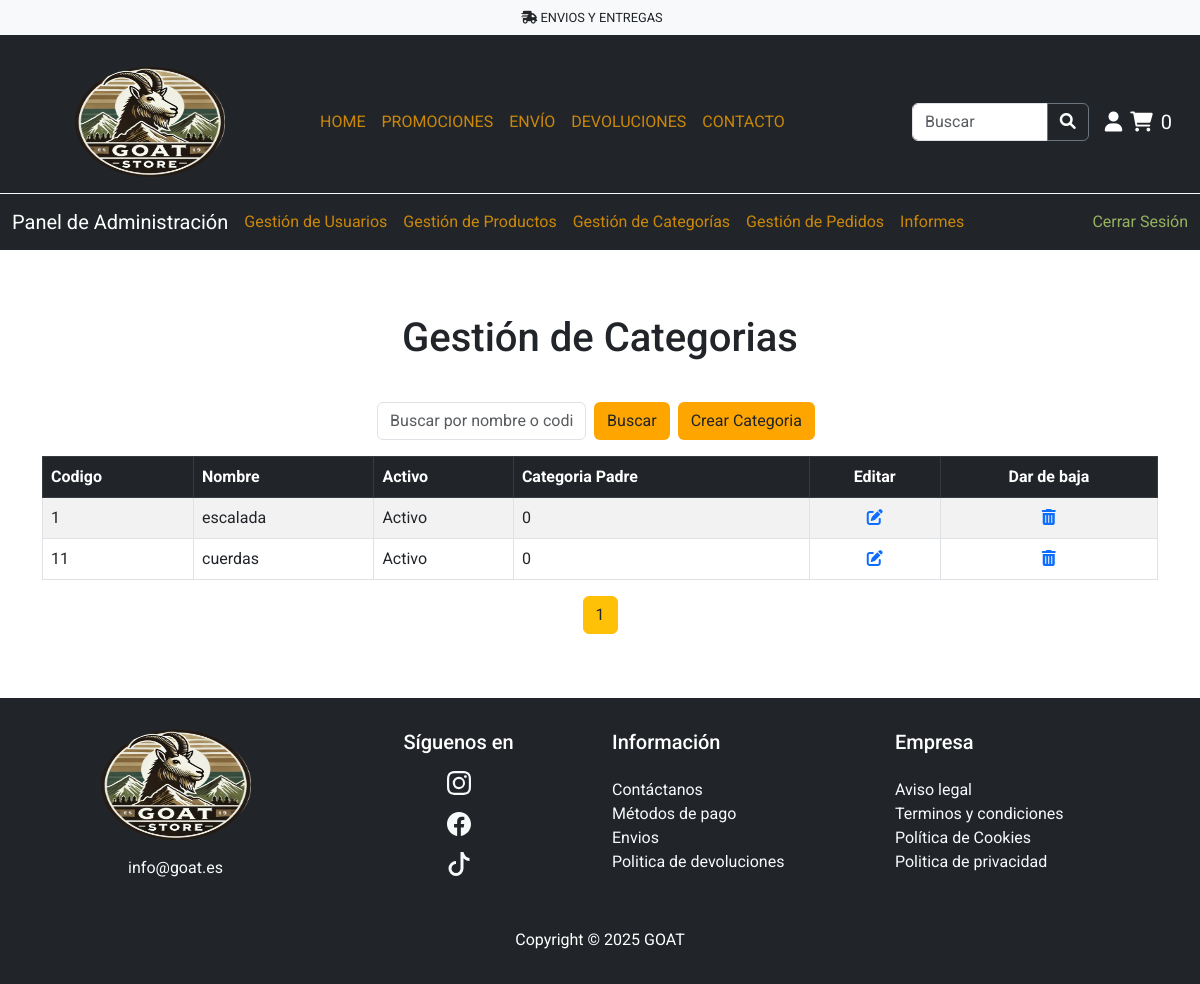
The page /paginas/gestion_categorias.php (signed in) on the database as committed earlier.
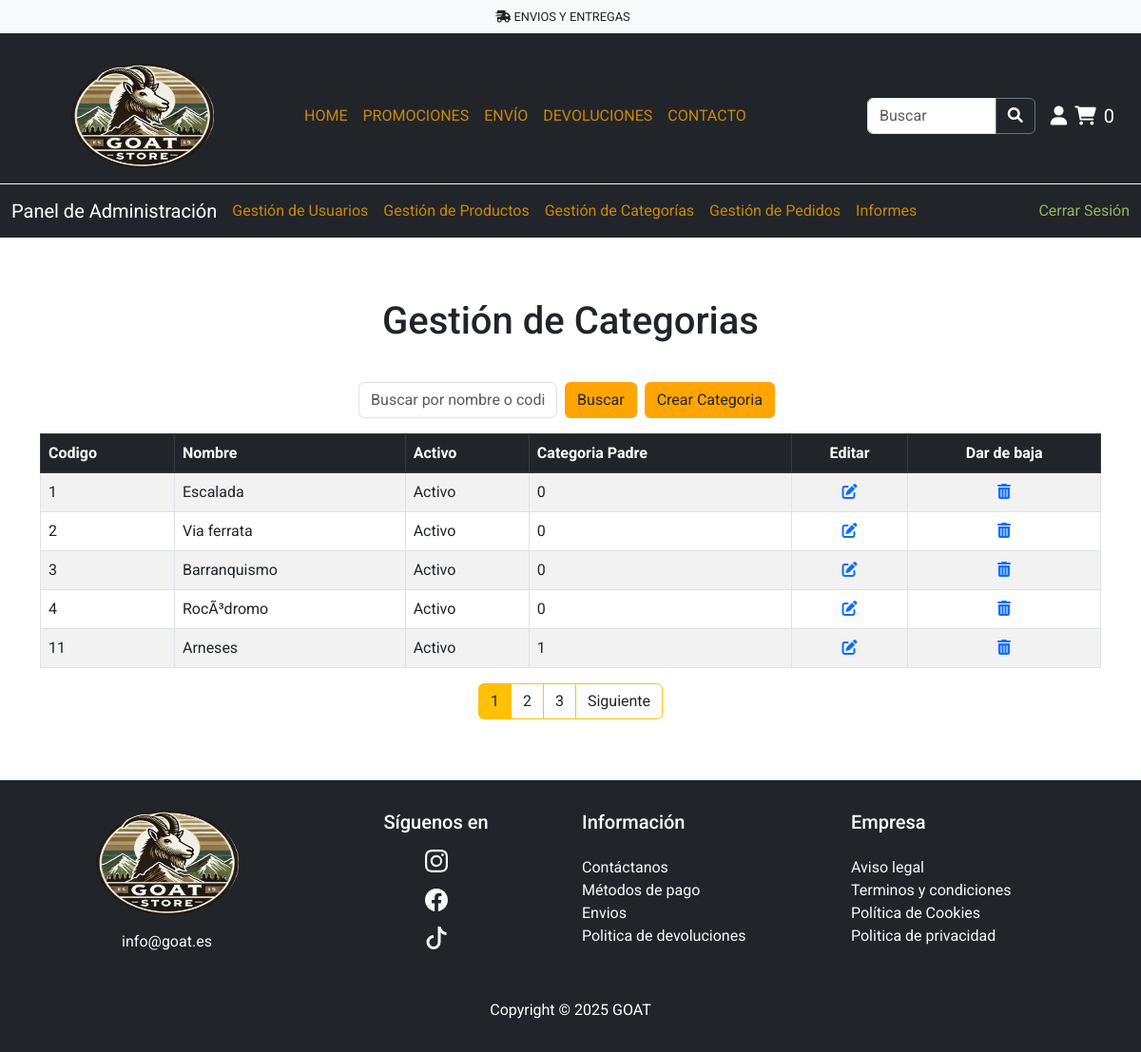
The same page on the database as committed later.
### tables this page shows
CREATE TABLE `categorias` (
  `codigo` int(11) NOT NULL,
  `nombre` varchar(50) NOT NULL,
  `activo` tinyint(1) NOT NULL,
  `codCategoriaPadre` int(11) NOT NULL
);

### gestores/GestorCategoria.php (called while the page is built, shortened)
<?php
require_once 'Categoria.php';
class GestorCategorias{
    private $db;
    public function __construct($db){
        $this ->db = $db;
    }
    public function obtenerCategorias(){
        $sql = "SELECT * FROM categorias";
        try {
            $stmt = $this->db->prepare($sql);
            $stmt->execute();
            $categorias = $stmt->fetchAll(PDO::FETCH_ASSOC);
            $lista_categorias = [];
            foreach ($categorias as $categoria) {
                $lista_categorias[] = new Categoria(
                 $categoria['codigo'],
                 $categoria['nombre'],
                 $categoria['activo'],
                 $categoria['codCategoriaPadre'],
                );}
            return $lista_categorias;
        } catch (PDOException $e) {
            echo "Error al obtener los productos: " . $e->getMessage();
            return false;
            }
        }
}

### gestores/Categoria.php (called while the page is built, shortened)
<?php
class Categoria {
    private $codigo;
    private $nombre;
    private $activo;
    private $codCategoriaPadre;
    public function __construct($codigo, $nombre, $activo, $codCategoriaPadre) {
        $this->codigo = $codigo;
        $this->nombre = $nombre;
        $this->activo = $activo;
        $this->codCategoriaPadre = $codCategoriaPadre;
    }
    public function getCodigo() {
        return $this->codigo;
    }
    public function getNombre() {
        return $this->nombre;
    }
    public function getActivo() {
        return $this->activo;
    }
    public function getcodCategoriaPadre() {
        return $this->codCategoriaPadre;
    }
}
?>

### paginas/gestion_categorias.php (the view, shortened to what this page needs)
<?php
require_once '../servidor/config.php';
include_once '../gestores/GestorCategoria.php';
include_once '../gestores/Categoria.php';
$db = conectar();
$gestor = new GestorCategorias($db);
$categorias = $gestor->obtenerCategorias();
$categoriasPorPagina = 5;
$pagina = isset($_GET['pagina']) ? (int) $_GET['pagina'] : 1;
$inicio = ($pagina - 1) * $categoriasPorPagina;
$categorias = $gestor->getCategoriasPag($inicio, $categoriasPorPagina);
$totalCategorias = count($gestor->obtenerCategorias());
$totalPaginas = ceil($totalCategorias / $categoriasPorPagina);
?>
<!DOCTYPE html>
<html lang="en">
<head>
    <link href="https://cdn.jsdelivr.net/npm/bootstrap@5.3.0/dist/css/bootstrap.min.css" rel="stylesheet">
    <link rel="stylesheet" href="https://cdnjs.cloudflare.com/ajax/libs/font-awesome/6.0.0-beta3/css/all.min.css">
    <link rel="stylesheet" href="../estilos/style1.css">
</head>
<body class="d-flex flex-column min-vh-100">
    <?php include '../plantillas/header.php' ?>
    <?php
    include '../plantillas/menuAdmin.php';
    ?>
    <div class="container my-5">
        <h1 class="text-center mt-3 mb-4">Gestión de Categorias</h1>
        <div class="d-flex ms-auto justify-content-center p-3">
            <form action="" method="GET" class="d-flex">
                <input type="text" name="buscar" class="form-control me-2" placeholder="Buscar por nombre o codigo">
                <button type="submit" class="btn bg-secondary-custom link-hover-custom me-2">Buscar</button>
            </form>
            <form action="alta_categoria.php" method="GET">
                <button type="submit" class="btn bg-secondary-custom link-hover-custom me-2">Crear Categoria</button>
            </form>
        </div>
        <div class="table-container">
            <table class="table table-striped table-bordered">
                <thead class="table-dark">
                    <tr>
                        <th>Codigo</th>
                        <th>Nombre</th>
                        <th>Activo</th>
                        <th>Categoria Padre</th>
                        <th class="text-center">Editar</th>
                        <th class="text-center">Dar de baja</th>
                    </tr>
                </thead>
                <tbody>
                    <?php foreach ($categorias as $categoria) { ?>
                        <tr>
                            <td><?php echo htmlspecialchars($categoria->getCodigo()); ?></td>
                            <td><?php echo htmlspecialchars($categoria->getNombre()); ?></td>
                            <td><?php echo htmlspecialchars($categoria->getActivo() == 1 ? 'Activo' : 'Inactivo'); ?></td>
                            <td><?php echo htmlspecialchars($categoria->getcodCategoriaPadre()); ?></td>
                            <td class="text-center">
                                <a
                                    href="editar_categoria.php?codigo=<?php echo htmlspecialchars($categoria->getCodigo()); ?>">
                                    <i class="fas fa-edit"></i>
                                </a>
                            </td>
                            <td class="text-center">
                                <a
                                    href="baja_categoria.php?codigo=<?php echo htmlspecialchars($categoria->getCodigo()); ?>">
                                    <i class="fas fa-trash-alt"></i>
                                </a>
                            </td>
                        </tr>
                    <?php } ?>
                </tbody>
            </table>
            <?php if (!isset($_GET['buscar'])) { ?>
                <nav>
                    <ul class="pagination justify-content-center">
                        <?php for ($i = 1; $i <= $totalPaginas; $i++): ?>
                            <li class="page-item">
                                <a class="page-link border border-warning text-dark <?= $pagina == $i ? 'active bg-warning text-dark' : '' ?>"
                                    href="?pagina=<?= $i ?>"><?= $i ?></a>
                            </li>
                        <?php endfor; ?>
                        <?php if ($pagina < $totalPaginas): ?>
                            <li class="page-item">
                                <a class="page-link border border-warning text-dark"
                                    href="?pagina=<?= $pagina + 1 ?>">Siguiente</a>
                            </li>
                        <?php endif; ?>
                    </ul>
                </nav>
            <?php } ?>
        </div>
    </div>
    <?php include '../plantillas/footer.php' ?>
</body>
</html>

### plantillas/header.php (shortened to what this page needs)
<?php
$numCarrito = isset($_SESSION['carrito']) ? count($_SESSION['carrito']) : 0;
?>
<header class="w-100 bg-white start-0 end-0">
    <div class="container-fluid">
        <div class="row">
            <div class="alert-top col-12 d-flex justify-content-center bg-light p-2" style="font-size: 0.8rem;">
                <a href="#" class="link-dark text-decoration-none me-3 text-dark">
                    <i class="fas fa-shipping-fast"></i>
                    ENVIOS Y ENTREGAS
                </a>
            </div>
        </div>
        <div class="row bg-dark align-items-center justify-content-between pt-3 border-bottom border-1 border-light">
            <div class="col-3 d-flex justify-content-center mt-3 mb-3">
                <a href="#">
                    <img src="/media/goat_logo_sin_fondo.png" alt="Logo GOAT" width="150" height="110">
                </a>
            </div>
            <div class="col-6 d-flex justify-content-start">
                <nav class="navbar navbar-expand-lg bg-dark">
                    <ul class="navbar-nav">
                        <li class="nav-item">
                            <a class="nav-link" href="../index.php">HOME</a>
                        </li>
                        <li class="nav-item">
                            <a class="nav-link" href="#">PROMOCIONES</a>
                        </li>
                        <li class="nav-item">
                            <a class="nav-link" href="#">ENVÍO</a>
                        </li>
                        <li class="nav-item">
                            <a class="nav-link" href="#">DEVOLUCIONES</a>
                        </li>
                        <li class="nav-item">
                            <a class="nav-link" href="#">CONTACTO</a>
                        </li>
                    </ul>
                </nav>
            </div>
            <div class="col-3 d-flex justify-content-end align-items-center">
                <form action="" method="get" class="d-flex me-3 w-100">
                    <div class="input-group w-100">
                        <input class="form-control" type="search" name="buscar" placeholder="Buscar" aria-label="Buscar">
                        <button class="btn btn-outline-secondary text-white" type="submit">
                            <i class="fa-solid fa-magnifying-glass"></i>
                        </button>
                    </div>
                </form>
                <a class="nav-link fs-5 me-2 text-white" href="/paginas/login.php" aria-label="Usuario">
                    <i class="fa-solid fa-user"></i>
                </a>
                <a class="nav-link fs-5 text-white d-flex align-items-center me-3" href="../paginas/carrito.php" aria-label="Carrito">
                    <i class="fas fa-shopping-cart me-2"></i>
                    <span><?= $numCarrito ?></span>
                </a>
            </div>
        </div>
    </div>
</header>

### plantillas/menuAdmin.php (shortened to what this page needs)
<?php
if (isset($_SESSION["rol"]) && $_SESSION['rol'] === 1){
?>
<nav class="navbar navbar-expand-lg navbar-dark bg-dark w-100">
        <div class="container-fluid">
            <a class="navbar-brand" href="/paginas/panel_administrador.php">Panel de Administración</a>
            <div class="collapse navbar-collapse" id="navbarNav">
                <ul class="navbar-nav">
                    <li class="nav-item me-3">
                        <a class="text-decoration-none text-color-custom " href="/paginas/gestion_usuarios.php">Gestión de Usuarios</a>
                    </li>
                    <li class="nav-item me-3">
                        <a class="text-decoration-none text-color-custom " href="/paginas/gestion_productos.php">Gestión de Productos</a>
                    </li>
                    <li class="nav-item me-3">
                        <a class="text-decoration-none text-color-custom " href="/paginas/gestion_categorias.php">Gestión de Categorías</a>
                    </li>
                    <li class="nav-item me-3">
                        <a class="text-decoration-none text-color-custom " href="/paginas/gestion_pedidos.php">Gestión de Pedidos</a>
                    </li>
                    <li class="nav-item me-3">
                        <a class="text-decoration-none text-color-custom " href="informes.php">Informes</a>
                    </li>
                </ul>
                <ul class="navbar-nav ms-auto">
                    <li class="nav-item">
                        <a class="text-decoration-none text-primary-custom" href="../servidor/logout.php">Cerrar Sesión</a>
                    </li>
                </ul>
            </div>
        </div>
    </nav>
    <?php } ?>

### plantillas/footer.php (shortened to what this page needs)
<footer class="w-100 bg-dark text-white mt-auto w-100">
    <div class="container-lg p-3 text-center">
        <div class="row justify-content-center pt-3">
            <div class="col-md-3 col-sm-6 mb-4">
                <div class="row justify-content-center">
                    <a href="#">
                        <img src="/media/goat_logo_sin_fondo.png" alt="logo goat" width="150"
                            height="110">
                    </a>
                </div>
                <div class="row pt-3 fs-6">
                    <a class="link-light link-underline-opacity-0 link-underline-opacity-75-hover"
                        href="mailto:info@goat.es">info@goat.es</a>
                </div>
            </div>
            <div class="col-md-3 col-sm-6 mb-4">
                <div class="row">
                    <h5>Síguenos en</h5>
                </div>
                <div class="row justify-content-center pt-2">
                    <div class="col-auto d-flex flex-column align-items-center gap-3">
                        <a href="https://www.instagram.com" target="_blank" class="text-light"
                            aria-label="Instagram">
                        </a>
                        <a href="https://www.facebook.com" target="_blank" class="text-light" aria-label="Facebook">
                        </a>
                        <a href="https://www.tiktok.com" target="_blank" class="text-light" aria-label="TikTok">
                            <svg xmlns="http://www.w3.org/2000/svg" width="24" height="24" fill="currentColor"
                                class="bi bi-tiktok" viewBox="0 0 16 16">
                                <path
                                    d="M9 0h1.98c.144.715.54 1.617 1.235 2.512C12.895 3.389 13.797 4 15 4v2c-1.753 0-3.07-.814-4-1.829V11a5 5 0 1 1-5-5v2a3 3 0 1 0 3 3z" />
                            </svg>
                        </a>
                    </div>
                </div>
            </div>
            <div class="col-md-3 col-sm-6 mb-4 text-start">
                <div class="row">
                    <h5>Información</h5>
                </div>
                <div class="pt-3">
                    <a class="link-light link-underline-opacity-0 link-underline-opacity-75-hover"
                        href="">Contáctanos</a><br>
                    <a class="link-light link-underline-opacity-0 link-underline-opacity-75-hover" href="">Métodos
                        de pago</a><br>
                    <a class="link-light link-underline-opacity-0 link-underline-opacity-75-hover"
                        href="">Envios</a><br>
                    <a class="link-light link-underline-opacity-0 link-underline-opacity-75-hover" href="">Politica
                        de devoluciones</a><br>
                </div>
            </div>
            <div class="col-md-3 col-sm-6 mb-4 text-start">
                <div class="row">
                    <h5>Empresa</h5>
                </div>
                <div class="pt-3 ">
                    <a class="link-light link-underline-opacity-0 link-underline-opacity-75-hover" href="">Aviso
                        legal</a><br>
                    <a class="link-light link-underline-opacity-0 link-underline-opacity-75-hover" href="">Terminos
                        y condiciones</a><br>
                    <a class="link-light link-underline-opacity-0 link-underline-opacity-75-hover" href="">Política
                        de Cookies</a><br>
                    <a class="link-light link-underline-opacity-0 link-underline-opacity-75-hover" href="">Politica
                        de privacidad</a><br>
                </div>
            </div>
        </div>
        <p class="mt-4">Copyright © 2025 GOAT</p>
    </div>
</footer>

### estilos/style1.css (style rules this page uses)
:root { --primary-color: rgb(150, 178, 97); --secondary-color: orange; --terciary-color: #929768; --text-color: rgb(202, 135, 10); --link-hover-color: rgb(202, 135, 10); }
body { font-family: "Roboto", sans-serif; }
.bg-secondary-custom { background-color: var(--secondary-color) !important; }
.text-primary-custom { color: var(--primary-color); }
.text-color-custom { color: var(--text-color); }
.navbar-nav .nav-link { color: var(--text-color); }

Rows that differ between the two databases and show on the page:
changed categorias id 1: nombre "escalada" → "Escalada"
added categorias: codigo "2", nombre "Via ferrata", activo "Activo", codCategoriaPadre "0"
added categorias: codigo "3", nombre "Barranquismo", activo "Activo", codCategoriaPadre "0"
added categorias: codigo "4", nombre "RocÃ³dromo", activo "Activo", codCategoriaPadre "0"
changed categorias id 11: nombre "cuerdas" → "Arneses"; codCategoriaPadre "0" → "1"
Other text that changed with them:
new list line: "2"
new list line: "3"
text now shown: "Siguiente"
